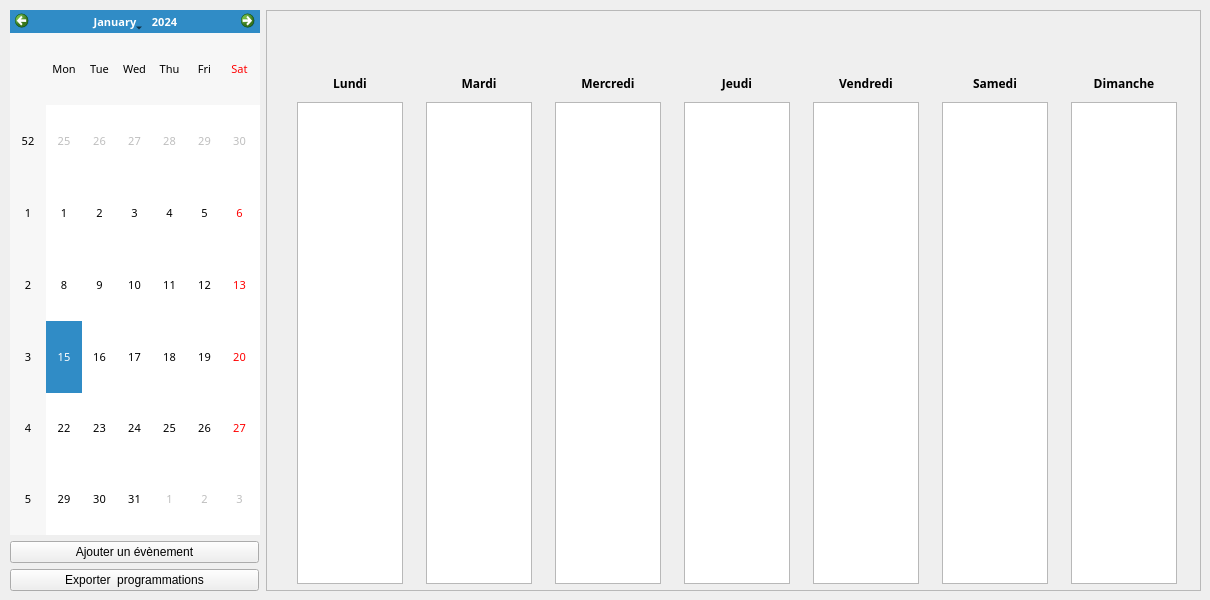
    <widget class="QWidget" name="tab_agenda">
     <attribute name="title">
      <string>Agenda</string>
     </attribute>
     <widget class="QWidget" name="horizontalLayoutWidget">
      <property name="geometry">
       <rect>
        <x>10</x>
        <y>10</y>
        <width>1191</width>
        <height>581</height>
       </rect>
      </property>
      <layout class="QHBoxLayout" name="horizontalLayout_semaine">
       <property name="sizeConstraint">
        <enum>QLayout::SetNoConstraint</enum>
       </property>
       <property name="leftMargin">
        <number>0</number>
       </property>
       <item>
        <layout class="QVBoxLayout" name="verticalLayout_11">
         <property name="sizeConstraint">
          <enum>QLayout::SetMinimumSize</enum>
         </property>
         <item>
          <widget class="QCalendarWidget" name="calendarWidget">
           <property name="enabled">
            <bool>true</bool>
           </property>
           <property name="sizePolicy">
            <sizepolicy hsizetype="MinimumExpanding" vsizetype="MinimumExpanding">
             <horstretch>50</horstretch>
             <verstretch>0</verstretch>
            </sizepolicy>
           </property>
           <property name="maximumSize">
            <size>
             <width>250</width>
             <height>16777215</height>
            </size>
           </property>
           <property name="sizeIncrement">
            <size>
             <width>100</width>
             <height>0</height>
            </size>
           </property>
           <property name="baseSize">
            <size>
             <width>200</width>
             <height>0</height>
            </size>
           </property>
           <property name="font">
            <font>
             <family>Droid Sans</family>
             <pointsize>8</pointsize>
             <kerning>true</kerning>
            </font>
           </property>
          </widget>
         </item>
         <item>
          <widget class="QPushButton" name="Bouton_ajouter_evenement">
           <property name="sizePolicy">
            <sizepolicy hsizetype="Fixed" vsizetype="Fixed">
             <horstretch>0</horstretch>
             <verstretch>0</verstretch>
            </sizepolicy>
           </property>
           <property name="minimumSize">
            <size>
             <width>249</width>
             <height>0</height>
            </size>
           </property>
           <property name="maximumSize">
            <size>
             <width>249</width>
             <height>16777215</height>
            </size>
           </property>
           <property name="text">
            <string>Ajouter un évènement</string>
           </property>
           <property name="autoDefault">
            <bool>false</bool>
           </property>
           <property name="default">
            <bool>false</bool>
           </property>
           <property name="flat">
            <bool>false</bool>
           </property>
          </widget>
         </item>
         <item>
          <widget class="QPushButton" name="Bouton_exporter_programmations_semaine">
           <property name="minimumSize">
            <size>
             <width>249</width>
             <height>0</height>
            </size>
           </property>
           <property name="maximumSize">
            <size>
             <width>249</width>
             <height>16777215</height>
            </size>
           </property>
           <property name="text">
            <string>Exporter  programmations</string>
           </property>
          </widget>
         </item>
        </layout>
       </item>
       <item>
        <widget class="QFrame" name="frame">
         <property name="minimumSize">
          <size>
           <width>800</width>
           <height>0</height>
          </size>
         </property>
         <property name="frameShape">
          <enum>QFrame::StyledPanel</enum>
         </property>
         <property name="frameShadow">
          <enum>QFrame::Raised</enum>
         </property>
         <property name="lineWidth">
          <number>1</number>
         </property>
         <widget class="QWidget" name="horizontalLayoutWidget_2">
          <property name="geometry">
           <rect>
            <x>20</x>
            <y>30</y>
            <width>901</width>
            <height>544</height>
           </rect>
          </property>
          <layout class="QHBoxLayout" name="horizontalLayout_3">
           <property name="leftMargin">
            <number>4</number>
           </property>
           <item>
            <layout class="QVBoxLayout" name="verticalLayout_3">
             <property name="sizeConstraint">
              <enum>QLayout::SetDefaultConstraint</enum>
             </property>
             <item>
              <widget class="QLabel" name="date_lundi">
               <property name="text">
                <string/>
               </property>
               <property name="alignment">
                <set>Qt::AlignCenter</set>
               </property>
              </widget>
             </item>
             <item>
              <widget class="QLabel" name="label_2">
               <property name="font">
                <font>
                 <family>Saab</family>
                 <weight>75</weight>
                 <italic>false</italic>
                 <bold>true</bold>
                </font>
               </property>
               <property name="text">
                <string>Lundi</string>
               </property>
               <property name="alignment">
                <set>Qt::AlignCenter</set>
               </property>
              </widget>
             </item>
             <item>
              <widget class="QGraphicsView" name="graphicsView_lundi">
               <property name="minimumSize">
                <size>
                 <width>106</width>
                 <height>482</height>
                </size>
               </property>
               <property name="maximumSize">
                <size>
                 <width>106</width>
                 <height>482</height>
                </size>
               </property>
               <property name="baseSize">
                <size>
                 <width>100</width>
                 <height>482</height>
                </size>
               </property>
               <property name="alignment">
                <set>Qt::AlignHCenter|Qt::AlignTop</set>
               </property>
              </widget>
             </item>
            </layout>
           </item>
           <item>
            <spacer name="verticalSpacer">
             <property name="orientation">
              <enum>Qt::Vertical</enum>
             </property>
             <property name="sizeType">
              <enum>QSizePolicy::Expanding</enum>
             </property>
             <property name="sizeHint" stdset="0">
              <size>
               <width>10</width>
               <height>40</height>
              </size>
             </property>
            </spacer>
           </item>
           <item>
            <layout class="QVBoxLayout" name="verticalLayout_4">
             <property name="spacing">
              <number>6</number>
             </property>
             <property name="sizeConstraint">
              <enum>QLayout::SetMinimumSize</enum>
             </property>
             <property name="leftMargin">
              <number>0</number>
             </property>
             <property name="bottomMargin">
              <number>0</number>
             </property>
             <item>
              <widget class="QLabel" name="date_mardi">
               <property name="text">
                <string/>
               </property>
               <property name="alignment">
                <set>Qt::AlignCenter</set>
               </property>
              </widget>
             </item>
             <item>
              <widget class="QLabel" name="label_3">
               <property name="font">
                <font>
                 <family>Saab</family>
                 <weight>75</weight>
                 <bold>true</bold>
                </font>
               </property>
               <property name="text">
                <string>Mardi</string>
               </property>
               <property name="alignment">
                <set>Qt::AlignCenter</set>
               </property>
              </widget>
             </item>
             <item>
              <widget class="QGraphicsView" name="graphicsView_mardi">
               <property name="minimumSize">
                <size>
                 <width>106</width>
                 <height>482</height>
                </size>
               </property>
               <property name="maximumSize">
                <size>
                 <width>106</width>
                 <height>482</height>
                </size>
               </property>
              </widget>
             </item>
            </layout>
           </item>
           <item>
            <spacer name="verticalSpacer_2">
             <property name="orientation">
              <enum>Qt::Vertical</enum>
             </property>
             <property name="sizeHint" stdset="0">
              <size>
               <width>10</width>
               <height>40</height>
              </size>
             </property>
            </spacer>
           </item>
           <item>
            <layout class="QVBoxLayout" name="verticalLayout_5">
             <property name="leftMargin">
              <number>0</number>
             </property>
             <item>
              <widget class="QLabel" name="date_mercredi">
               <property name="text">
                <string/>
               </property>
               <property name="alignment">
                <set>Qt::AlignCenter</set>
               </property>
              </widget>
             </item>
             <item>
              <widget class="QLabel" name="label_4">
               <property name="font">
                <font>
                 <family>Saab</family>
                 <weight>75</weight>
                 <bold>true</bold>
                </font>
               </property>
               <property name="text">
                <string>Mercredi</string>
               </property>
               <property name="alignment">
                <set>Qt::AlignCenter</set>
               </property>
              </widget>
             </item>
             <item>
              <widget class="QGraphicsView" name="graphicsView_mercredi">
               <property name="minimumSize">
                <size>
                 <width>106</width>
                 <height>482</height>
                </size>
               </property>
               <property name="maximumSize">
                <size>
                 <width>106</width>
                 <height>482</height>
                </size>
               </property>
              </widget>
             </item>
            </layout>
           </item>
           <item>
            <spacer name="verticalSpacer_3">
             <property name="orientation">
              <enum>Qt::Vertical</enum>
             </property>
             <property name="sizeHint" stdset="0">
              <size>
               <width>10</width>
               <height>40</height>
              </size>
             </property>
            </spacer>
           </item>
           <item>
            <layout class="QVBoxLayout" name="verticalLayout_6">
             <property name="leftMargin">
              <number>0</number>
             </property>
             <item>
              <widget class="QLabel" name="date_jeudi">
               <property name="text">
                <string/>
               </property>
               <property name="alignment">
                <set>Qt::AlignCenter</set>
               </property>
              </widget>
             </item>
             <item>
              <widget class="QLabel" name="label_5">
               <property name="font">
                <font>
                 <family>Saab</family>
                 <weight>75</weight>
                 <bold>true</bold>
                </font>
               </property>
               <property name="text">
                <string>Jeudi</string>
               </property>
               <property name="alignment">
                <set>Qt::AlignCenter</set>
               </property>
              </widget>
             </item>
             <item>
              <widget class="QGraphicsView" name="graphicsView_jeudi">
               <property name="minimumSize">
                <size>
                 <width>106</width>
                 <height>482</height>
                </size>
               </property>
               <property name="maximumSize">
                <size>
                 <width>106</width>
                 <height>482</height>
                </size>
               </property>
              </widget>
             </item>
            </layout>
           </item>
           <item>
            <spacer name="verticalSpacer_4">
             <property name="orientation">
              <enum>Qt::Vertical</enum>
             </property>
             <property name="sizeHint" stdset="0">
              <size>
               <width>10</width>
               <height>40</height>
              </size>
             </property>
            </spacer>
           </item>
           <item>
            <layout class="QVBoxLayout" name="verticalLayout_7">
             <property name="leftMargin">
              <number>0</number>
             </property>
             <item>
              <widget class="QLabel" name="date_vendredi">
               <property name="text">
                <string/>
               </property>
               <property name="alignment">
                <set>Qt::AlignCenter</set>
               </property>
              </widget>
             </item>
             <item>
              <widget class="QLabel" name="label_6">
               <property name="font">
                <font>
                 <family>Saab</family>
                 <weight>75</weight>
                 <bold>true</bold>
                </font>
               </property>
               <property name="text">
                <string>Vendredi</string>
               </property>
               <property name="alignment">
                <set>Qt::AlignCenter</set>
               </property>
              </widget>
             </item>
             <item>
              <widget class="QGraphicsView" name="graphicsView_vendredi">
               <property name="minimumSize">
                <size>
                 <width>106</width>
                 <height>482</height>
                </size>
               </property>
               <property name="maximumSize">
                <size>
                 <width>106</width>
                 <height>482</height>
                </size>
               </property>
              </widget>
             </item>
            </layout>
           </item>
           <item>
            <spacer name="verticalSpacer_5">
             <property name="orientation">
              <enum>Qt::Vertical</enum>
             </property>
             <property name="sizeHint" stdset="0">
              <size>
               <width>10</width>
               <height>40</height>
              </size>
             </property>
            </spacer>
           </item>
           <item>
            <layout class="QVBoxLayout" name="verticalLayout_8">
             <property name="leftMargin">
              <number>0</number>
             </property>
             <item>
              <widget class="QLabel" name="date_samedi">
               <property name="text">
                <string/>
               </property>
               <property name="alignment">
                <set>Qt::AlignCenter</set>
               </property>
              </widget>
             </item>
             <item>
              <widget class="QLabel" name="label_7">
               <property name="font">
                <font>
                 <family>Saab</family>
                 <weight>75</weight>
                 <bold>true</bold>
                </font>
               </property>
               <property name="text">
                <string>Samedi</string>
               </property>
               <property name="alignment">
                <set>Qt::AlignCenter</set>
               </property>
              </widget>
             </item>
             <item>
              <widget class="QGraphicsView" name="graphicsView_samedi">
               <property name="minimumSize">
                <size>
                 <width>106</width>
                 <height>482</height>
                </size>
               </property>
               <property name="maximumSize">
                <size>
                 <width>106</width>
                 <height>482</height>
                </size>
               </property>
              </widget>
             </item>
            </layout>
           </item>
           <item>
            <spacer name="verticalSpacer_6">
             <property name="orientation">
              <enum>Qt::Vertical</enum>
             </property>
             <property name="sizeHint" stdset="0">
              <size>
               <width>10</width>
               <height>40</height>
              </size>
             </property>
            </spacer>
           </item>
           <item>
            <layout class="QVBoxLayout" name="verticalLayout_9">
             <property name="leftMargin">
              <number>0</number>
             </property>
             <item>
              <widget class="QLabel" name="date_dimanche">
               <property name="text">
                <string/>
               </property>
               <property name="alignment">
                <set>Qt::AlignCenter</set>
               </property>
              </widget>
             </item>
             <item>
              <widget class="QLabel" name="label_8">
               <property name="font">
                <font>
                 <family>Saab</family>
                 <weight>75</weight>
                 <bold>true</bold>
                </font>
               </property>
               <property name="text">
                <string>Dimanche</string>
               </property>
               <property name="alignment">
                <set>Qt::AlignCenter</set>
               </property>
              </widget>
             </item>
             <item>
              <widget class="QGraphicsView" name="graphicsView_dimanche">
               <property name="minimumSize">
                <size>
                 <width>106</width>
                 <height>482</height>
                </size>
               </property>
               <property name="maximumSize">
                <size>
                 <width>106</width>
                 <height>482</height>
                </size>
               </property>
              </widget>
             </item>
            </layout>
           </item>
          </layout>
         </widget>
        </widget>
       </item>
      </layout>
     </widget>
    </widget>
